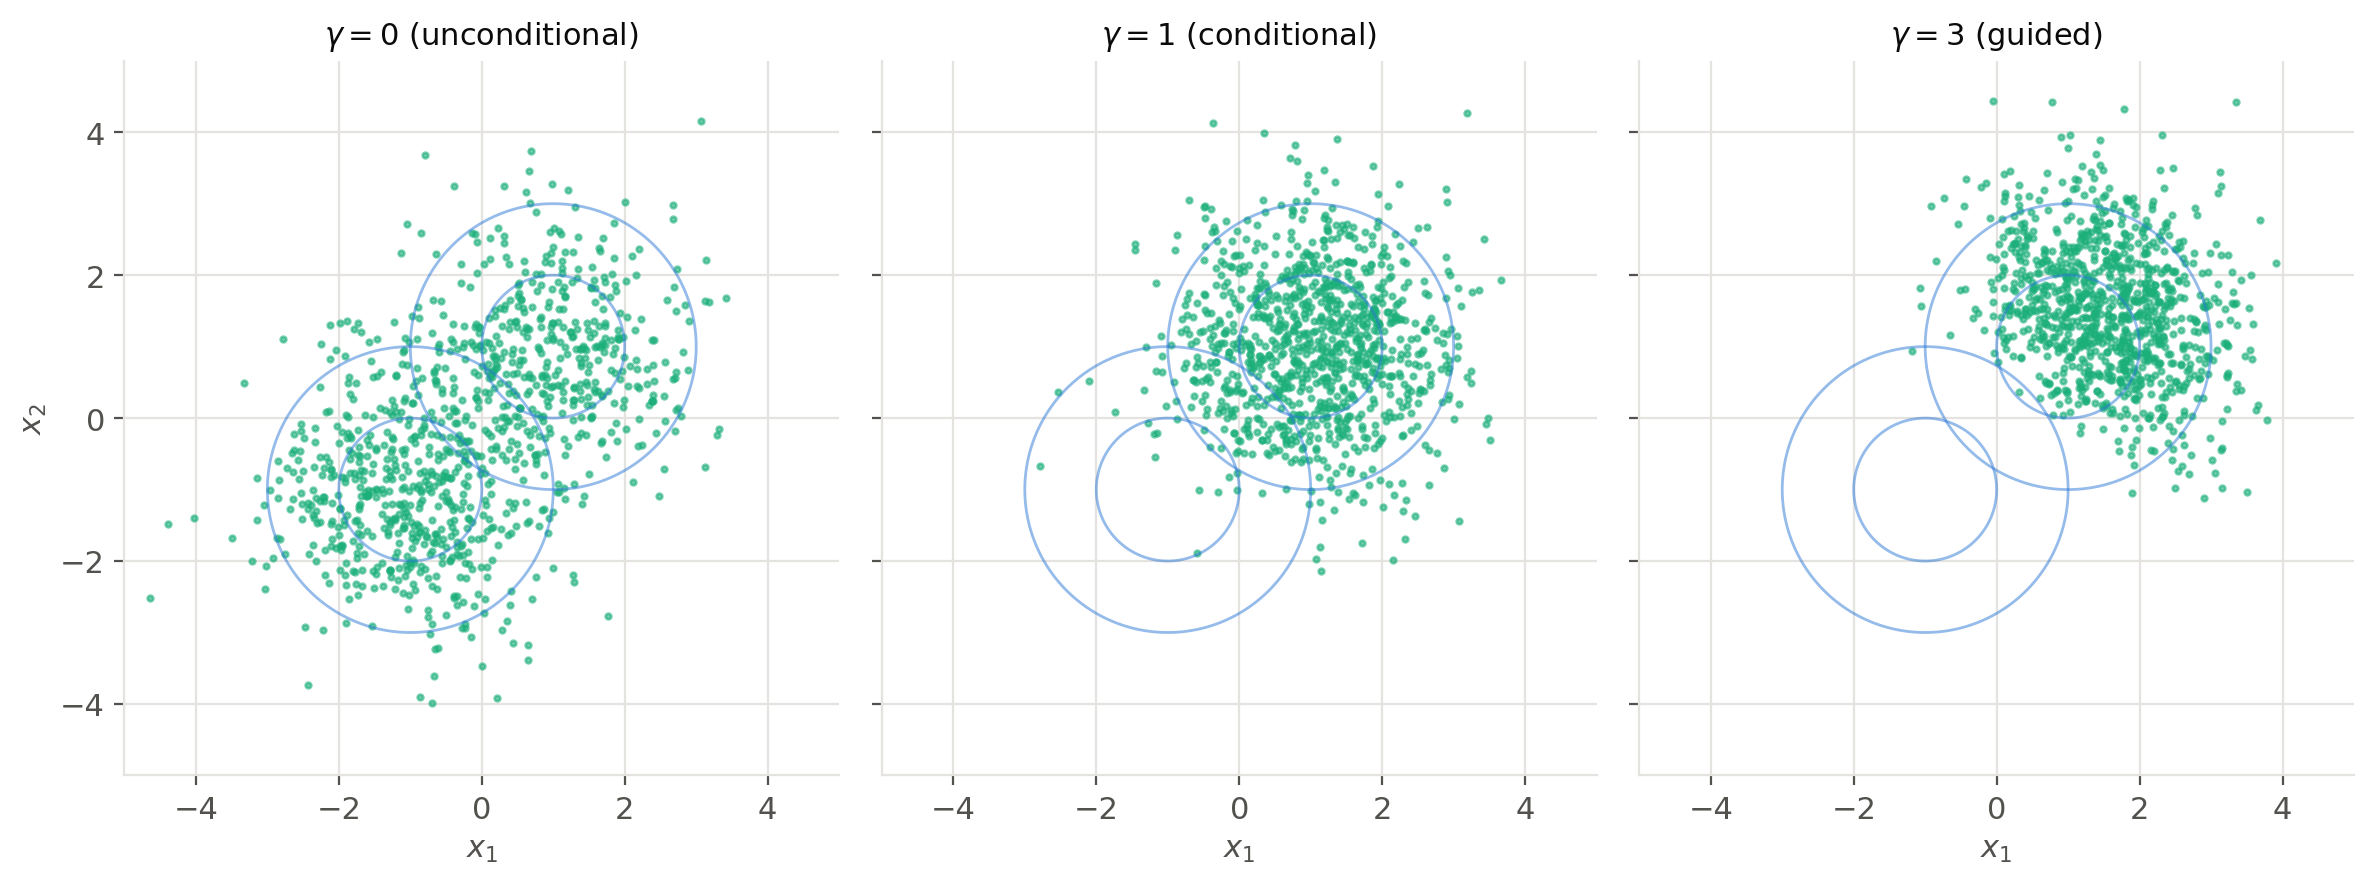

This figure's Python source:
"""Classifier-free guidance on a 2D mixture of two overlapping Gaussians (conditional diffusion chapter).

The data are two classes, two isotropic Gaussians at (-1, -1) and (1, 1) with weights 0.6 and 0.4, which overlap
(guidance has no visible effect on well-separated classes, as the classifier p(c | x) is then certain everywhere).
The condition c is the class (here the upper-right one). The conditional noisy distribution
q(x_t | c) is a single Gaussian, the unconditional one q(x_t) the mixture: both scores are exact.
Guided score: gamma * score(x_t | c) + (1 - gamma) * score(x_t), used in DDPM sampling
(gamma = 0: unconditional, gamma = 1: conditional, gamma > 1: guided).

Run from anywhere: `python src/img/classifier-free-guidance.py` writes `classifier-free-guidance.png` next to this file.
"""

import importlib
import sys
from pathlib import Path

import matplotlib.pyplot as plt
import numpy as np

sys.path.insert(0, str(Path(__file__).parent))
forward = importlib.import_module("diffusion-forward")

T, BETAS, ALPHAS, abar = forward.T, forward.BETAS, forward.ALPHAS, forward.abar
COMPONENTS = [(0.6, np.array([-1.0, -1.0]), 1.0), (0.4, np.array([1.0, 1.0]), 1.0)]  # (weight, mean, std) per class
CONDITION = 1  # index of the class used as condition (upper-right)
GAMMAS = [0.0, 1.0, 3.0]
N = 1000


def noisy(t):
    """(weight, mean, variance) of the classes of q(x_t)."""
    a = abar(t)
    return [(w, np.sqrt(a) * mu, a * s**2 + 1 - a) for w, mu, s in COMPONENTS]


def log_densities(x, t):
    return [np.log(w) - np.sum((x - m) ** 2, axis=-1) / (2 * v) - np.log(2 * np.pi * v) for w, m, v in noisy(t)]


def conditional_score(x, t):
    _, m, v = noisy(t)[CONDITION]
    return -(x - m) / v


def unconditional_score(x, t):
    logs = np.stack(log_densities(x, t), axis=-1)
    resp = np.exp(logs - logs.max(axis=-1, keepdims=True))
    resp /= resp.sum(axis=-1, keepdims=True)
    return sum(resp[..., k, None] * (-(x - m) / v) for k, (_, m, v) in enumerate(noisy(t)))


def sample(gamma, rng):
    x = rng.normal(size=(N, 2))
    for t in range(T, 0, -1):
        score = gamma * conditional_score(x, t) + (1 - gamma) * unconditional_score(x, t)
        eps = -np.sqrt(1 - abar(t)) * score
        mean = (x - BETAS[t - 1] / np.sqrt(1 - abar(t)) * eps) / np.sqrt(ALPHAS[t - 1])
        x = mean + (np.sqrt(BETAS[t - 1]) * rng.normal(size=x.shape) if t > 1 else 0.0)
    return x


# Palette: categorical slots 1-2 of the dataviz reference palette, plus text/grid tokens
DENSITY, SAMPLE = "#2a78d6", "#1baf7a"
TEXT, MUTED, GRID = "#0b0b0b", "#52514e", "#e4e3df"

plt.rcParams.update({
    "font.size": 11,
    "text.color": TEXT,
    "axes.labelcolor": MUTED,
    "xtick.color": MUTED,
    "ytick.color": MUTED,
    "axes.edgecolor": GRID,
})

titles = {0.0: "unconditional", 1.0: "conditional", 3.0: "guided"}
fig, axes = plt.subplots(1, len(GAMMAS), figsize=(12, 4.2), sharey=True)
g = np.linspace(-5, 5, 300)
G1, G2 = np.meshgrid(g, g)
grid = np.stack([G1, G2], axis=-1)
for ax, gamma in zip(axes, GAMMAS):
    x = sample(gamma, np.random.default_rng(0))
    print(f"gamma = {gamma}: mean {x.mean(axis=0).round(2)}, std {x.std(axis=0).round(2)}")
    for _, m, v in noisy(0):  # one set of contours per class
        ax.contour(G1, G2, np.sum((grid - m) ** 2, axis=-1) / v, levels=[1, 4], colors=DENSITY, linewidths=1,
                   linestyles="solid", alpha=0.5)
    ax.scatter(x[:, 0], x[:, 1], color=SAMPLE, s=4, alpha=0.6)
    ax.set_xlim(-5, 5)
    ax.set_ylim(-5, 5)
    ax.set_aspect("equal")
    ax.set_xlabel("$x_1$")
    ax.set_title(f"$\\gamma = {gamma:g}$ ({titles[gamma]})", color=TEXT, fontsize=11)
    ax.grid(color=GRID, lw=0.8)
    ax.set_axisbelow(True)
    for side in ["top", "right"]:
        ax.spines[side].set_visible(False)
axes[0].set_ylabel("$x_2$")

fig.tight_layout()
fig.savefig(Path(__file__).with_suffix(".png"), dpi=200, bbox_inches="tight", facecolor="white")
